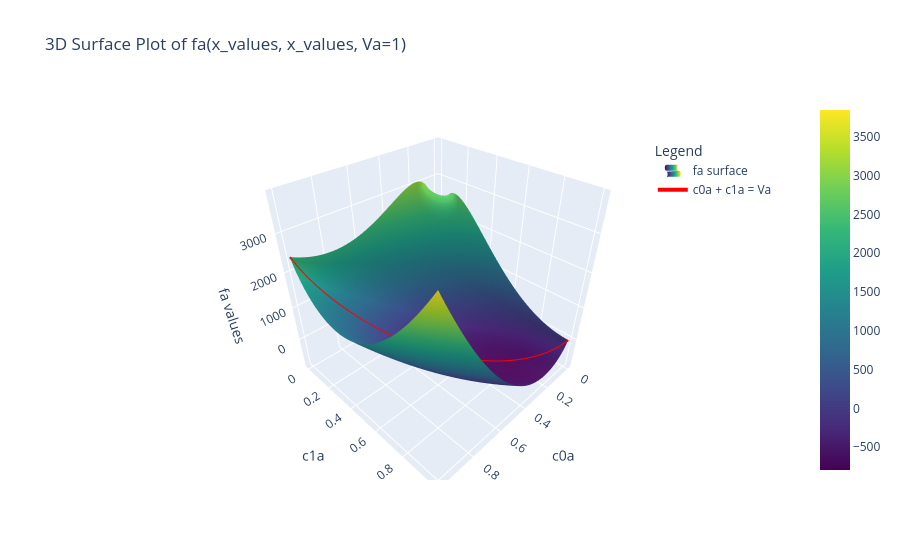

Source (notebook cell):
### Markdown cell above
## Plot density variation

### Code cell
X, Y = np.meshgrid(x_values, x_values)
Z = fa([X, Y, 1])

fig = go.Figure()

# Add the 3D surface plot for fa
fig.add_trace(go.Surface(
    z=Z,
    x=x_values, 
    y=x_values, 
    colorscale='Viridis',
    name='fa surface',
    showlegend=True
))

# Add the line where c0a + c1a = Va
fig.add_trace(go.Scatter3d(
    x=x_values, 
    y=1-x_values, 
    z=fa(c0a=x_values, c1a=1-x_values, Va=1), 
    mode='lines', 
    name='c0a + c1a = Va', 
    line=dict(color='red', width=4),
    showlegend=True
))

# Update layout for the plot
fig.update_layout(
    title='3D Surface Plot of fa(x_values, x_values, Va=1)',
    legend=dict(title="Legend", x=0.8, y=0.9, bgcolor="rgba(255, 255, 255, 0.7)"),
    scene=dict(
        xaxis_title='c0a',
        yaxis_title='c1a',
        zaxis_title='fa values',
        aspectratio=dict(x=1, y=1, z=1)
    )
)
fig.show()
